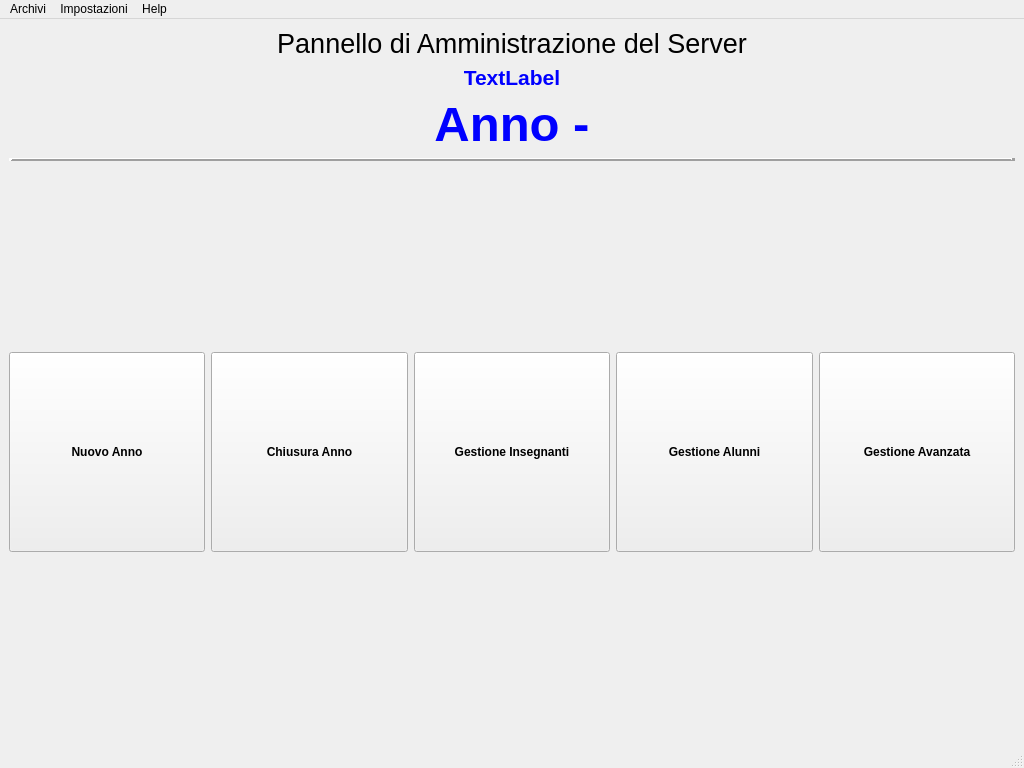
<?xml version="1.0" encoding="UTF-8"?>
<ui version="4.0">
 <class>MainWindow</class>
 <widget class="QMainWindow" name="MainWindow">
  <property name="geometry">
   <rect>
    <x>0</x>
    <y>0</y>
    <width>1024</width>
    <height>768</height>
   </rect>
  </property>
  <property name="windowTitle">
   <string>MainWindow</string>
  </property>
  <widget class="QWidget" name="centralwidget">
   <property name="enabled">
    <bool>true</bool>
   </property>
   <property name="sizePolicy">
    <sizepolicy hsizetype="Expanding" vsizetype="Expanding">
     <horstretch>0</horstretch>
     <verstretch>0</verstretch>
    </sizepolicy>
   </property>
   <layout class="QVBoxLayout" name="verticalLayout">
    <item>
     <layout class="QHBoxLayout" name="horizontalLayout_2">
      <item>
       <widget class="QLabel" name="label_3">
        <property name="maximumSize">
         <size>
          <width>200</width>
          <height>200</height>
         </size>
        </property>
        <property name="text">
         <string/>
        </property>
        <property name="pixmap">
         <pixmap resource="../classerman.qrc">:/logo/pixmaps/logo.jpg</pixmap>
        </property>
        <property name="scaledContents">
         <bool>true</bool>
        </property>
       </widget>
      </item>
      <item>
       <layout class="QVBoxLayout" name="verticalLayout_2">
        <item>
         <widget class="QLabel" name="label_2">
          <property name="font">
           <font>
            <pointsize>20</pointsize>
           </font>
          </property>
          <property name="text">
           <string>Pannello di Amministrazione del Server</string>
          </property>
          <property name="alignment">
           <set>Qt::AlignCenter</set>
          </property>
         </widget>
        </item>
        <item>
         <widget class="QLabel" name="labelServerId">
          <property name="palette">
           <palette>
            <active>
             <colorrole role="WindowText">
              <brush brushstyle="SolidPattern">
               <color alpha="255">
                <red>0</red>
                <green>0</green>
                <blue>255</blue>
               </color>
              </brush>
             </colorrole>
             <colorrole role="Text">
              <brush brushstyle="SolidPattern">
               <color alpha="255">
                <red>0</red>
                <green>0</green>
                <blue>255</blue>
               </color>
              </brush>
             </colorrole>
            </active>
            <inactive>
             <colorrole role="WindowText">
              <brush brushstyle="SolidPattern">
               <color alpha="255">
                <red>0</red>
                <green>0</green>
                <blue>255</blue>
               </color>
              </brush>
             </colorrole>
             <colorrole role="Text">
              <brush brushstyle="SolidPattern">
               <color alpha="255">
                <red>0</red>
                <green>0</green>
                <blue>255</blue>
               </color>
              </brush>
             </colorrole>
            </inactive>
            <disabled>
             <colorrole role="WindowText">
              <brush brushstyle="SolidPattern">
               <color alpha="255">
                <red>118</red>
                <green>116</green>
                <blue>113</blue>
               </color>
              </brush>
             </colorrole>
             <colorrole role="Text">
              <brush brushstyle="SolidPattern">
               <color alpha="255">
                <red>118</red>
                <green>116</green>
                <blue>113</blue>
               </color>
              </brush>
             </colorrole>
            </disabled>
           </palette>
          </property>
          <property name="font">
           <font>
            <pointsize>16</pointsize>
            <weight>75</weight>
            <bold>true</bold>
           </font>
          </property>
          <property name="text">
           <string>TextLabel</string>
          </property>
          <property name="alignment">
           <set>Qt::AlignCenter</set>
          </property>
         </widget>
        </item>
        <item>
         <widget class="QLabel" name="labelYear">
          <property name="palette">
           <palette>
            <active>
             <colorrole role="WindowText">
              <brush brushstyle="SolidPattern">
               <color alpha="255">
                <red>0</red>
                <green>0</green>
                <blue>255</blue>
               </color>
              </brush>
             </colorrole>
            </active>
            <inactive>
             <colorrole role="WindowText">
              <brush brushstyle="SolidPattern">
               <color alpha="255">
                <red>0</red>
                <green>0</green>
                <blue>255</blue>
               </color>
              </brush>
             </colorrole>
            </inactive>
            <disabled>
             <colorrole role="WindowText">
              <brush brushstyle="SolidPattern">
               <color alpha="255">
                <red>118</red>
                <green>116</green>
                <blue>113</blue>
               </color>
              </brush>
             </colorrole>
            </disabled>
           </palette>
          </property>
          <property name="font">
           <font>
            <pointsize>37</pointsize>
            <weight>75</weight>
            <bold>true</bold>
           </font>
          </property>
          <property name="text">
           <string>Anno -</string>
          </property>
          <property name="textFormat">
           <enum>Qt::PlainText</enum>
          </property>
          <property name="alignment">
           <set>Qt::AlignCenter</set>
          </property>
         </widget>
        </item>
       </layout>
      </item>
      <item>
       <widget class="QLabel" name="label">
        <property name="maximumSize">
         <size>
          <width>200</width>
          <height>200</height>
         </size>
        </property>
        <property name="text">
         <string/>
        </property>
        <property name="pixmap">
         <pixmap resource="../classerman.qrc">:/logo/pixmaps/Stampa-silicone-tondo-fi55.png</pixmap>
        </property>
        <property name="scaledContents">
         <bool>true</bool>
        </property>
       </widget>
      </item>
     </layout>
    </item>
    <item>
     <widget class="Line" name="line">
      <property name="frameShadow">
       <enum>QFrame::Raised</enum>
      </property>
      <property name="lineWidth">
       <number>4</number>
      </property>
      <property name="orientation">
       <enum>Qt::Horizontal</enum>
      </property>
     </widget>
    </item>
    <item>
     <spacer name="verticalSpacer">
      <property name="orientation">
       <enum>Qt::Vertical</enum>
      </property>
      <property name="sizeHint" stdset="0">
       <size>
        <width>20</width>
        <height>40</height>
       </size>
      </property>
     </spacer>
    </item>
    <item>
     <layout class="QHBoxLayout" name="horizontalLayout">
      <item>
       <widget class="QToolButton" name="btnNewYear">
        <property name="sizePolicy">
         <sizepolicy hsizetype="Minimum" vsizetype="Maximum">
          <horstretch>0</horstretch>
          <verstretch>11</verstretch>
         </sizepolicy>
        </property>
        <property name="minimumSize">
         <size>
          <width>0</width>
          <height>200</height>
         </size>
        </property>
        <property name="font">
         <font>
          <weight>75</weight>
          <bold>true</bold>
         </font>
        </property>
        <property name="text">
         <string>Nuovo Anno</string>
        </property>
        <property name="icon">
         <iconset resource="../classerman.qrc">
          <normaloff>:/img/pixmaps/planner.png</normaloff>:/img/pixmaps/planner.png</iconset>
        </property>
        <property name="iconSize">
         <size>
          <width>128</width>
          <height>128</height>
         </size>
        </property>
        <property name="toolButtonStyle">
         <enum>Qt::ToolButtonTextUnderIcon</enum>
        </property>
        <property name="autoRaise">
         <bool>false</bool>
        </property>
        <property name="arrowType">
         <enum>Qt::NoArrow</enum>
        </property>
       </widget>
      </item>
      <item>
       <widget class="QToolButton" name="btnCloseYear">
        <property name="sizePolicy">
         <sizepolicy hsizetype="Minimum" vsizetype="Expanding">
          <horstretch>0</horstretch>
          <verstretch>11</verstretch>
         </sizepolicy>
        </property>
        <property name="minimumSize">
         <size>
          <width>0</width>
          <height>200</height>
         </size>
        </property>
        <property name="font">
         <font>
          <weight>75</weight>
          <bold>true</bold>
         </font>
        </property>
        <property name="autoFillBackground">
         <bool>false</bool>
        </property>
        <property name="text">
         <string>Chiusura Anno</string>
        </property>
        <property name="icon">
         <iconset resource="../classerman.qrc">
          <normaloff>:/img/pixmaps/save.png</normaloff>:/img/pixmaps/save.png</iconset>
        </property>
        <property name="iconSize">
         <size>
          <width>128</width>
          <height>128</height>
         </size>
        </property>
        <property name="toolButtonStyle">
         <enum>Qt::ToolButtonTextUnderIcon</enum>
        </property>
       </widget>
      </item>
      <item>
       <widget class="QToolButton" name="btnTeachers">
        <property name="sizePolicy">
         <sizepolicy hsizetype="Minimum" vsizetype="Maximum">
          <horstretch>0</horstretch>
          <verstretch>11</verstretch>
         </sizepolicy>
        </property>
        <property name="minimumSize">
         <size>
          <width>0</width>
          <height>200</height>
         </size>
        </property>
        <property name="font">
         <font>
          <weight>75</weight>
          <bold>true</bold>
         </font>
        </property>
        <property name="text">
         <string>Gestione Insegnanti</string>
        </property>
        <property name="icon">
         <iconset resource="../classerman.qrc">
          <normaloff>:/img/pixmaps/education.png</normaloff>:/img/pixmaps/education.png</iconset>
        </property>
        <property name="iconSize">
         <size>
          <width>128</width>
          <height>128</height>
         </size>
        </property>
        <property name="toolButtonStyle">
         <enum>Qt::ToolButtonTextUnderIcon</enum>
        </property>
       </widget>
      </item>
      <item>
       <widget class="QToolButton" name="btnStudents">
        <property name="sizePolicy">
         <sizepolicy hsizetype="Minimum" vsizetype="Maximum">
          <horstretch>0</horstretch>
          <verstretch>11</verstretch>
         </sizepolicy>
        </property>
        <property name="minimumSize">
         <size>
          <width>0</width>
          <height>200</height>
         </size>
        </property>
        <property name="font">
         <font>
          <weight>75</weight>
          <bold>true</bold>
         </font>
        </property>
        <property name="styleSheet">
         <string notr="true"/>
        </property>
        <property name="text">
         <string>Gestione Alunni</string>
        </property>
        <property name="icon">
         <iconset resource="../classerman.qrc">
          <normaloff>:/img/pixmaps/System-users.png</normaloff>:/img/pixmaps/System-users.png</iconset>
        </property>
        <property name="iconSize">
         <size>
          <width>128</width>
          <height>128</height>
         </size>
        </property>
        <property name="toolButtonStyle">
         <enum>Qt::ToolButtonTextUnderIcon</enum>
        </property>
       </widget>
      </item>
      <item>
       <widget class="QToolButton" name="btnAdvanced">
        <property name="sizePolicy">
         <sizepolicy hsizetype="Minimum" vsizetype="Maximum">
          <horstretch>0</horstretch>
          <verstretch>11</verstretch>
         </sizepolicy>
        </property>
        <property name="minimumSize">
         <size>
          <width>0</width>
          <height>200</height>
         </size>
        </property>
        <property name="font">
         <font>
          <weight>75</weight>
          <bold>true</bold>
         </font>
        </property>
        <property name="text">
         <string>Gestione Avanzata</string>
        </property>
        <property name="icon">
         <iconset resource="../classerman.qrc">
          <normaloff>:/img/pixmaps/advanced_options.png</normaloff>:/img/pixmaps/advanced_options.png</iconset>
        </property>
        <property name="iconSize">
         <size>
          <width>128</width>
          <height>128</height>
         </size>
        </property>
        <property name="toolButtonStyle">
         <enum>Qt::ToolButtonTextUnderIcon</enum>
        </property>
       </widget>
      </item>
     </layout>
    </item>
    <item>
     <spacer name="verticalSpacer_2">
      <property name="orientation">
       <enum>Qt::Vertical</enum>
      </property>
      <property name="sizeHint" stdset="0">
       <size>
        <width>20</width>
        <height>40</height>
       </size>
      </property>
     </spacer>
    </item>
   </layout>
  </widget>
  <widget class="QStatusBar" name="statusbar"/>
  <widget class="QMenuBar" name="menubar">
   <property name="geometry">
    <rect>
     <x>0</x>
     <y>0</y>
     <width>1024</width>
     <height>25</height>
    </rect>
   </property>
   <widget class="QMenu" name="menuImpostazioni">
    <property name="title">
     <string>Impostazioni</string>
    </property>
    <addaction name="actionPreferenze"/>
   </widget>
   <widget class="QMenu" name="menuHelp">
    <property name="title">
     <string>Help</string>
    </property>
    <addaction name="actionAbout"/>
   </widget>
   <widget class="QMenu" name="menuArchivi">
    <property name="title">
     <string>Archivi</string>
    </property>
    <addaction name="actionArchivioAnniPrec"/>
   </widget>
   <addaction name="menuArchivi"/>
   <addaction name="menuImpostazioni"/>
   <addaction name="menuHelp"/>
  </widget>
  <action name="actionAbout">
   <property name="text">
    <string>About</string>
   </property>
  </action>
  <action name="actionPreferenze">
   <property name="text">
    <string>Preferenze</string>
   </property>
  </action>
  <action name="actionArchivioAnniPrec">
   <property name="text">
    <string>Archivio anni precedenti</string>
   </property>
  </action>
 </widget>
 <resources>
  <include location="../classerman.qrc"/>
 </resources>
 <connections>
  <connection>
   <sender>btnAdvanced</sender>
   <signal>clicked()</signal>
   <receiver>MainWindow</receiver>
   <slot>execAdvancedUserManager()</slot>
   <hints>
    <hint type="sourcelabel">
     <x>929</x>
     <y>515</y>
    </hint>
    <hint type="destinationlabel">
     <x>893</x>
     <y>712</y>
    </hint>
   </hints>
  </connection>
  <connection>
   <sender>btnCloseYear</sender>
   <signal>clicked()</signal>
   <receiver>MainWindow</receiver>
   <slot>execYearEnd()</slot>
   <hints>
    <hint type="sourcelabel">
     <x>357</x>
     <y>520</y>
    </hint>
    <hint type="destinationlabel">
     <x>325</x>
     <y>635</y>
    </hint>
   </hints>
  </connection>
  <connection>
   <sender>btnNewYear</sender>
   <signal>clicked()</signal>
   <receiver>MainWindow</receiver>
   <slot>execYearNew()</slot>
   <hints>
    <hint type="sourcelabel">
     <x>133</x>
     <y>564</y>
    </hint>
    <hint type="destinationlabel">
     <x>123</x>
     <y>632</y>
    </hint>
   </hints>
  </connection>
  <connection>
   <sender>actionArchivioAnniPrec</sender>
   <signal>triggered()</signal>
   <receiver>MainWindow</receiver>
   <slot>showArchBackup()</slot>
   <hints>
    <hint type="sourcelabel">
     <x>-1</x>
     <y>-1</y>
    </hint>
    <hint type="destinationlabel">
     <x>511</x>
     <y>383</y>
    </hint>
   </hints>
  </connection>
  <connection>
   <sender>btnStudents</sender>
   <signal>clicked()</signal>
   <receiver>MainWindow</receiver>
   <slot>showStudentsManager()</slot>
   <hints>
    <hint type="sourcelabel">
     <x>715</x>
     <y>556</y>
    </hint>
    <hint type="destinationlabel">
     <x>703</x>
     <y>638</y>
    </hint>
   </hints>
  </connection>
  <connection>
   <sender>btnTeachers</sender>
   <signal>clicked()</signal>
   <receiver>MainWindow</receiver>
   <slot>showTeachersManager()</slot>
   <hints>
    <hint type="sourcelabel">
     <x>508</x>
     <y>574</y>
    </hint>
    <hint type="destinationlabel">
     <x>492</x>
     <y>677</y>
    </hint>
   </hints>
  </connection>
 </connections>
 <slots>
  <slot>execAdvancedUserManager()</slot>
  <slot>execYearEnd()</slot>
  <slot>execYearNew()</slot>
  <slot>showArchBackup()</slot>
  <slot>showStudentsManager()</slot>
  <slot>showTeachersManager()</slot>
 </slots>
</ui>
